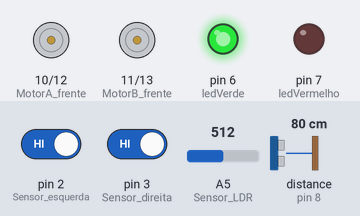
This sketch was run on a simulated Arduino Uno, built with avr-gcc and run on an emulated ATmega328P. Parts: motor-driver pin pairs drawn as motors (green arrow = first pin HIGH = forward, orange = second pin HIGH = backward, longer = more drive), output pins drawn as LEDs (lit = HIGH). Inputs (shaded band) come from the test bench; at power-on: distance to the obstacle (sensor on pin 8) 80 cm, A5 (Sensor_LDR) = 512, pin 2 (Sensor_esquerda) HIGH, pin 3 (Sensor_direita) HIGH. The echo pulse lasts 58.3 µs per cm; what the sketch prints to the serial monitor is not drawn.

Above: at 1.2 s.
1.3 s: distance to the obstacle (sensor on pin 8) set to 120 cm
4.3 s: A5 (Sensor_LDR) set to 494
At 5.4 s:
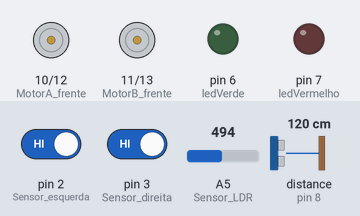
7.3 s: A5 (Sensor_LDR) set to 1023
At 8.7 s:
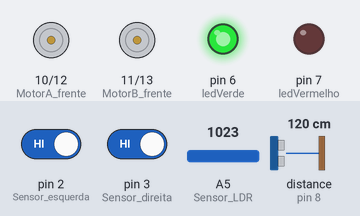
10.3 s: pin 2 (Sensor_esquerda) driven LOW
At 11.1 s:
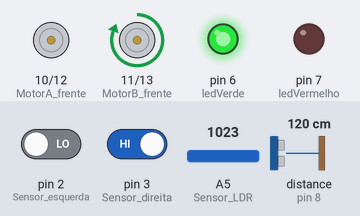
11.9 s: pin 3 (Sensor_direita) driven LOW
At 12.8 s:
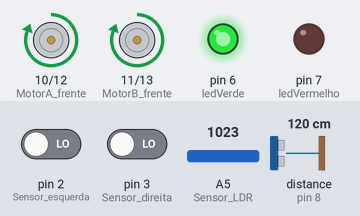
14.9 s: distance to the obstacle (sensor on pin 8) set to 18 cm
Timing chart, 0 to 65.4 s (numbered marks = the images above; inputs shaded):
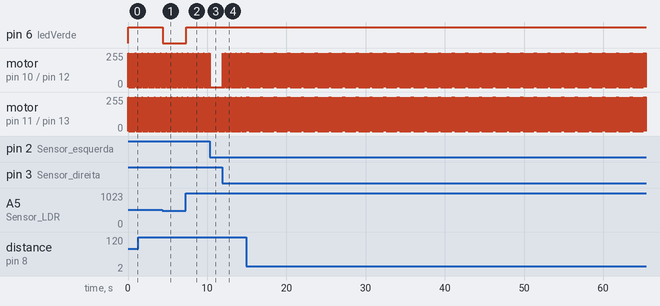

Measured:
- the behaviour switches between 501 and 500 on A5 (Sensor_LDR) (found by bisection; images 0 and 1)
- after the input at 4.3 s, pin 6 (ledVerde): HIGH → LOW after 0.07 s
- after the input at 7.3 s, pin 6 (ledVerde): LOW → HIGH after 0.06 s
- after the input at 10.3 s, motor on pin 10 (MotorA_frente) / pin 12 (MotorA_tras): goes on until 10.3 s, then stays stopped
- after the input at 11.9 s, motor on pin 10 (MotorA_frente) / pin 12 (MotorA_tras): alternates forward 255/255 for 0.01 s and stopped for 0.06 s, starting after 0.06 s
- by itself, motor on pin 10 (MotorA_frente) / pin 12 (MotorA_tras): alternates forward 255/255 for 0.01 s and stopped for 0.06 s
- by itself, motor on pin 11 (MotorB_frente) / pin 13 (MotorB_tras): alternates forward 255/255 for 0.01 s and stopped for 0.05 s

The sketch:

seguirLinha.ino
```cpp
#include <Ultrasonic.h>

//Programa em desenvolvimento

  /*
    IFSULDEMINAS - Campus Avançado Carmo de Minas
    Criado por: Marcos Barbosa
    Equipe: Marcos Barbosa, Pedro, Murilo Rocha, Julia Almeida.
    Participação na elaboração do Projeto: Juliete Costa, Isabel Bento (Docentes) - Mariana Barcelar, Emannuel (Discentes)
    Obs.:
       #################|Wiki:|##################################################################
       # Direita ou Esquerda simbolizam a direção (Norte ou Sul, sendo o norte o bico do robo). #
       # D ou E significam respectivamente Direita e Esquerda.                                  #
       ##########################################################################################
       #################|Sintaxe:|###############################################################
       # Toda as alterações devem ser ricas em comentarios e manterem a sintaxe e semantica, com#
       # espascamentos e omissao de acentuacoes.                                                #
       ##########################################################################################
  */

  /*DECLARACAO DE VARIAVEIS*/
#define MotorA_frente 10
#define MotorA_tras 12
#define MotorB_frente 11
#define MotorB_tras 13

#define Sensor_direita 3
#define Sensor_esquerda 2
#define Sensor_LDR A5
#define ledVerde 6
#define ledVermelho 7

#define pino_trigger 9
#define pino_echo 8

bool direita, esquerda, dce;
int centro, soma;
float branco, preta;
long cmMsec;

Ultrasonic ultrassom(pino_trigger,pino_echo);

void setup() {
  Serial.begin(9600);
  pinMode(MotorA_tras, OUTPUT);
  pinMode(MotorA_frente, OUTPUT);
  pinMode(MotorB_frente, OUTPUT);
  pinMode(MotorB_tras, OUTPUT);
  pinMode(Sensor_direita, INPUT);
  pinMode(Sensor_esquerda, INPUT);
  pinMode(ledVerde, OUTPUT);
  pinMode(ledVermelho, OUTPUT);
  digitalWrite(ledVerde, LOW);
  digitalWrite(ledVermelho, LOW);
}

void loop() {
  //ultra
  cmMsec = ultrassom.Ranging(CM);
  Serial.println("Distancia em cm: ");
  Serial.println(cmMsec);

  //Define o sentido de rotação dos motores
  digitalWrite(MotorA_tras, LOW);
  digitalWrite(MotorA_frente, HIGH);
  digitalWrite(MotorB_frente, HIGH);
  digitalWrite(MotorB_tras, LOW);

  //Leituras dos Sensores
  direita = digitalRead(Sensor_direita);
  esquerda = digitalRead(Sensor_esquerda);
  centro = analogRead(Sensor_LDR);

  Serial.print(direita);
  Serial.print(" || ");
  Serial.print(esquerda);
  Serial.print(" || ");
  Serial.println(centro);

  if(centro>500){
    digitalWrite(ledVerde, HIGH);
    dce = true;
  }else{
    digitalWrite(ledVerde, LOW);
    dce = false;
  }

if(cmMsec>25){
   //Rodando os motores dependendo das leituras
 if(direita == false && esquerda == false && dce == true){ //centro deve estar encima da linha
     digitalWrite(MotorA_frente, HIGH);
     digitalWrite(MotorB_frente, HIGH);
     Serial.println("Ligando Todos os Motores.");
 }else if(direita == false && esquerda == true && dce == true){ //centro deve estar encima da linha
     digitalWrite(MotorA_frente, HIGH);
     digitalWrite(MotorB_frente, LOW);
     Serial.println("Ligando motor esquerdo.");
 }else if(direita == true && esquerda == false && dce == true){ //centro deve estar encima da linha
     digitalWrite(MotorA_frente, LOW);
     digitalWrite(MotorB_frente, HIGH);
     Serial.println("Ligando motor direito.");
 }else if(direita == true && esquerda == true && dce == true){ //centro deve estar encima da linha
     digitalWrite(MotorA_frente, HIGH);
     digitalWrite(MotorB_frente, HIGH);
     Serial.println("Ligando Todos os Motores.");
 }else if(direita == false && esquerda == false && dce == false){ //arena ou erro
      Serial.println("Arena ou Erro.");
 }else if(direita == false && esquerda == true && dce == true){ //virar 90* not work
      Serial.println("Virar");
 }else if(direita == true && esquerda == false && dce == true){ //virar 90* not work
      Serial.println("Virar");
 }else{
  Serial.println("Cena não esperada ou erro");
 }
}else{
  Serial.println("Desviando de obstaculo");
}

 digitalWrite(MotorB_frente, LOW);
 digitalWrite(MotorA_frente, LOW);
 delay(50);
}

int calibrarBranco(){
  soma = 0;
  for(int i = 0; i<10; i++){
    soma += analogRead(Sensor_LDR);
    delay(100);
  }
  return (soma/5)*1.2;
}

int calibrarPreta(){
  soma = 0;
  for(int i = 0; i<10; i++){
    soma += analogRead(Sensor_LDR);
    delay(100);
  }
  return (soma/5);
}
```
